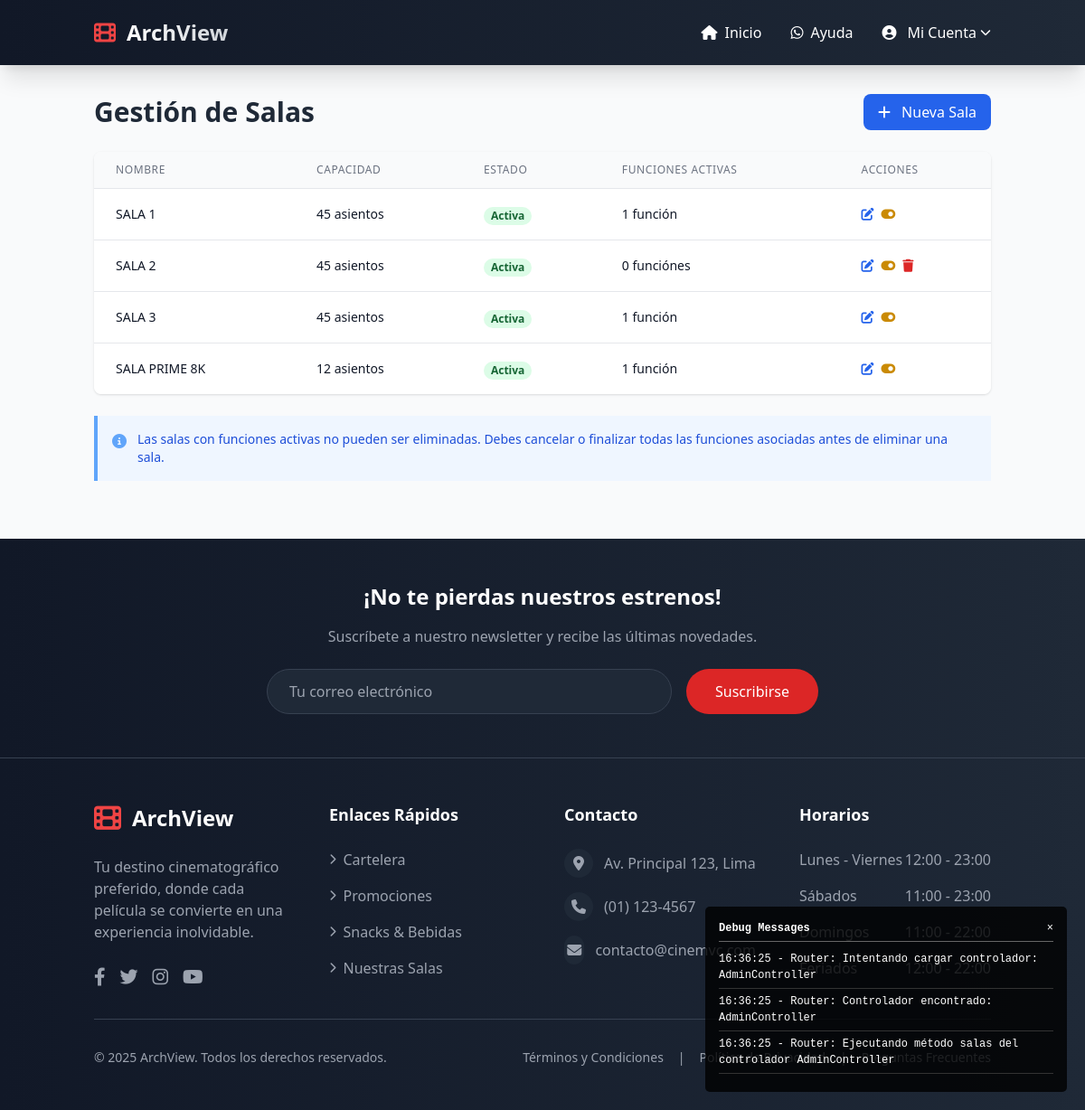
Page /admin/salas (signed in) on the committed database.
### tables this page shows
CREATE TABLE `salas` (
  `id` int(11) NOT NULL,
  `nombre` varchar(50) NOT NULL,
  `capacidad` int(11) NOT NULL,
  `estado` tinyint(1) DEFAULT 1
);

### controllers/AdminController.php (called while the page is built, shortened)
<?php
require_once MODELS_PATH . 'Sala.php';
class AdminController extends Controller {
    private $salaModel;
    public function __construct() {
        $this->salaModel = new Sala();
    }
    public function salas() {
        $salas = $this->salaModel->obtenerTodas();
        $datos = [
            'titulo' => 'Gestión de Salas',
            'salas' => $salas
        ];
        $this->cargarVista('admin/salas/index', $datos);
    }
}

### core/Router.php (called while the page is built, shortened)
<?php
require_once 'Debug.php';
class Router {
    private $metodo = 'index';
    public function __construct() {
        $url = $this->getUrl();
        if (isset($url[0])) {
            $controllerName = str_replace(' ', '', ucwords(str_replace('-', ' ', $url[0])));
            if (file_exists(CONTROLLERS_PATH . $controllerName . 'Controller.php')) {
                unset($url[0]);
            } else {
                Debug::log("Router: Controlador no encontrado: " . $controllerName . "Controller");
            }
        }
        $this->controlador = new $this->controlador;
        if (isset($url[1])) {
            if (method_exists($this->controlador, $url[1])) {
                $this->metodo = $url[1];
                unset($url[1]);
            }
        }
        $this->parametros = $url ? array_values($url) : [];
        call_user_func_array([$this->controlador, $this->metodo], $this->parametros);
    }
    private function getUrl() {
        if (isset($_GET['url'])) {
            $url = rtrim($_GET['url'], '/');
            $url = filter_var($url, FILTER_SANITIZE_URL);
            $url = explode('/', $url);
            return $url;
        }
        return [];
    }
}

### index.php (called while the page is built, shortened)
<?php
require_once 'core/Model.php';
require_once 'core/Router.php';
$router = new Router();

### config/conexion.php (called while the page is built, shortened)
<?php
class Conexion {
    private static $instance = null;
    private $conexion;
    private function __construct() {
        try {
            $this->conexion = new PDO(
                "mysql:host=" . DB_HOST . ";dbname=" . DB_NAME,
                DB_USER,
                DB_PASS,
                [
                    PDO::ATTR_ERRMODE => PDO::ERRMODE_EXCEPTION,
                    PDO::ATTR_DEFAULT_FETCH_MODE => PDO::FETCH_ASSOC,
                    PDO::MYSQL_ATTR_INIT_COMMAND => "SET NAMES utf8",
                    PDO::ATTR_EMULATE_PREPARES => false,
                    PDO::MYSQL_ATTR_LOCAL_INFILE => true
                ]
            );
        } catch (PDOException $e) {
            die("Error de conexión: " . $e->getMessage());
        }
    }
    public static function getInstance() {
        if (self::$instance === null) {
            self::$instance = new self();
        }
        return self::$instance;
    }
    public function getConexion() {
        return $this->conexion;
    }
}

### core/Model.php (called while the page is built, shortened)
<?php
require_once __DIR__ . '/../config/conexion.php';
abstract class Model {
    public function __construct() {
        $this->db = Conexion::getInstance()->getConexion();
    }
}

### models/Sala.php (called while the page is built, shortened)
<?php
class Sala extends Model {
    public function obtenerTodas() {
        $sql = "SELECT s.*, COUNT(DISTINCT CASE WHEN f.estado = true THEN f.id END) as funciones_activas
                FROM salas s
                LEFT JOIN funciones f ON s.id = f.sala_id
                GROUP BY s.id
                ORDER BY s.nombre ASC";
        $stmt = $this->db->prepare($sql);
        $stmt->execute();
        return $stmt->fetchAll(PDO::FETCH_ASSOC);
    }
}

### views/admin/salas/index.php (the view, shortened to what this page needs)
<div class="container mx-auto px-4 py-8">
    <div class="flex justify-between items-center mb-6">
        <h1 class="text-3xl font-bold text-gray-800">Gestión de Salas</h1>
        <a href="<?= APP_URL ?>/sala/crear"
           class="bg-blue-600 text-white px-4 py-2 rounded-lg hover:bg-blue-700 transition-colors">
            <i class="fas fa-plus mr-2"></i>
            Nueva Sala
        </a>
    </div>
    <?php if (empty($salas)): ?>
        <div class="bg-yellow-100 border border-yellow-400 text-yellow-700 px-4 py-3 rounded relative">
            <p>No hay salas registradas.</p>
        </div>
    <?php else: ?>
        <div class="bg-white rounded-lg shadow overflow-x-auto">
            <table class="min-w-full divide-y divide-gray-200">
                <thead class="bg-gray-50">
                    <tr>
                        <th class="px-6 py-3 text-left text-xs font-medium text-gray-500 uppercase tracking-wider">
                            Nombre
                        </th>
                        <th class="px-6 py-3 text-left text-xs font-medium text-gray-500 uppercase tracking-wider">
                            Capacidad
                        </th>
                        <th class="px-6 py-3 text-left text-xs font-medium text-gray-500 uppercase tracking-wider">
                            Estado
                        </th>
                        <th class="px-6 py-3 text-left text-xs font-medium text-gray-500 uppercase tracking-wider">
                            Funciones Activas
                        </th>
                        <th class="px-6 py-3 text-left text-xs font-medium text-gray-500 uppercase tracking-wider">
                            Acciones
                        </th>
                    </tr>
                </thead>
                <tbody class="bg-white divide-y divide-gray-200">
                    <?php foreach ($salas as $sala): ?>
                        <tr>
                            <td class="px-6 py-4 whitespace-nowrap">
                                <div class="text-sm font-medium text-gray-900">
                                    <?= htmlspecialchars($sala['nombre']) ?>
                                </div>
                            </td>
                            <td class="px-6 py-4 whitespace-nowrap">
                                <div class="text-sm text-gray-900">
                                    <?= $sala['capacidad'] ?> asientos
                                </div>
                            </td>
                            <td class="px-6 py-4 whitespace-nowrap">
                                <span class="px-2 inline-flex text-xs leading-5 font-semibold rounded-full
                                    <?= $sala['estado'] ? 'bg-green-100 text-green-800' : 'bg-red-100 text-red-800' ?>">
                                    <?= $sala['estado'] ? 'Activa' : 'Inactiva' ?>
                                </span>
                            </td>
                            <td class="px-6 py-4 whitespace-nowrap">
                                <div class="text-sm text-gray-900">
                                    <?php
                                    $funcionesActivas = isset($sala['funciones_activas']) ? $sala['funciones_activas'] : 0;
                                    echo $funcionesActivas . ' función' . ($funcionesActivas !== 1 ? 'es' : '');
                                    ?>
                                </div>
                            </td>
                            <td class="px-6 py-4 whitespace-nowrap text-sm font-medium">
                                <div class="flex space-x-2">
                                    <a href="<?= APP_URL ?>/sala/editar/<?= $sala['id'] ?>"
                                       class="text-blue-600 hover:text-blue-900"
                                       title="Editar">
                                        <i class="fas fa-edit"></i>
                                    </a>
                                    <a href="<?= APP_URL ?>/sala/cambiarEstado/<?= $sala['id'] ?>"
                                       class="text-yellow-600 hover:text-yellow-900"
                                       onclick="return confirm('¿Estás seguro de cambiar el estado de esta sala?')"
                                       title="Cambiar Estado">
                                        <i class="fas fa-toggle-on"></i>
                                    </a>
                                    <?php if (!isset($sala['funciones_activas']) || $sala['funciones_activas'] == 0): ?>
                                        <a href="<?= APP_URL ?>/sala/eliminar/<?= $sala['id'] ?>"
                                           class="text-red-600 hover:text-red-900"
                                           onclick="return confirm('¿Estás seguro de eliminar esta sala?')"
                                           title="Eliminar">
                                            <i class="fas fa-trash"></i>
                                        </a>
                                    <?php endif; ?>
                                </div>
                            </td>
                        </tr>
                    <?php endforeach; ?>
                </tbody>
            </table>
        </div>
    <?php endif; ?>
    <div class="mt-6">
        <div class="bg-blue-50 border-l-4 border-blue-400 p-4">
            <div class="flex">
                <div class="flex-shrink-0">
                    <i class="fas fa-info-circle text-blue-400"></i>
                </div>
                <div class="ml-3">
                    <p class="text-sm text-blue-700">
                        Las salas con funciones activas no pueden ser eliminadas.
                        Debes cancelar o finalizar todas las funciones asociadas antes de eliminar una sala.
                    </p>
                </div>
            </div>
        </div>
    </div>
</div>

### rows in the picture
salas: nombre "SALA 1", capacidad "45", estado "Activa", funcionesActivas "1"
salas: nombre "SALA 2", capacidad "45", estado "Activa", funcionesActivas "0"
salas: nombre "SALA 3", capacidad "45", estado "Activa", funcionesActivas "1"
salas: nombre "SALA PRIME 8K", capacidad "12", estado "Activa", funcionesActivas "1"

### other values in the picture
APP_NAME "ArchView"
$message "16:36:25 - Router: Intentando cargar controlador: AdminController"
$message "16:36:25 - Router: Controlador encontrado: AdminController"
$message "16:36:25 - Router: Ejecutando método salas del controlador AdminController"
